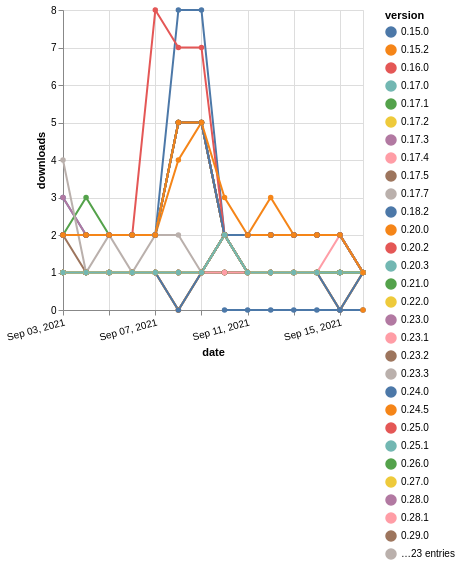

Write a Vega-Lite specification for this figure.
### Vega-Lite specification from a JSON file in a GitHub repository (floating-point values rounded to 4 significant figures; data arrays with more than 128 entries replaced by an {"elided": "..."} marker saying what was removed)
{"$schema": "https://vega.github.io/schema/vega-lite/v5.json", "description": "A simple bar chart with embedded data.", "data": {"values": {"elided": "708 records"}}, "width": "container", "mark": {"type": "line", "point": {"filled": true}}, "encoding": {"x": {"field": "date", "type": "temporal", "timeUnit": "yearmonthdate", "title": "date", "axis": {"labelAngle": -15}}, "y": {"field": "delta", "type": "quantitative", "title": "downloads"}, "color": {"field": "version", "type": "nominal"}, "tooltip": {"field": "delta"}}}
